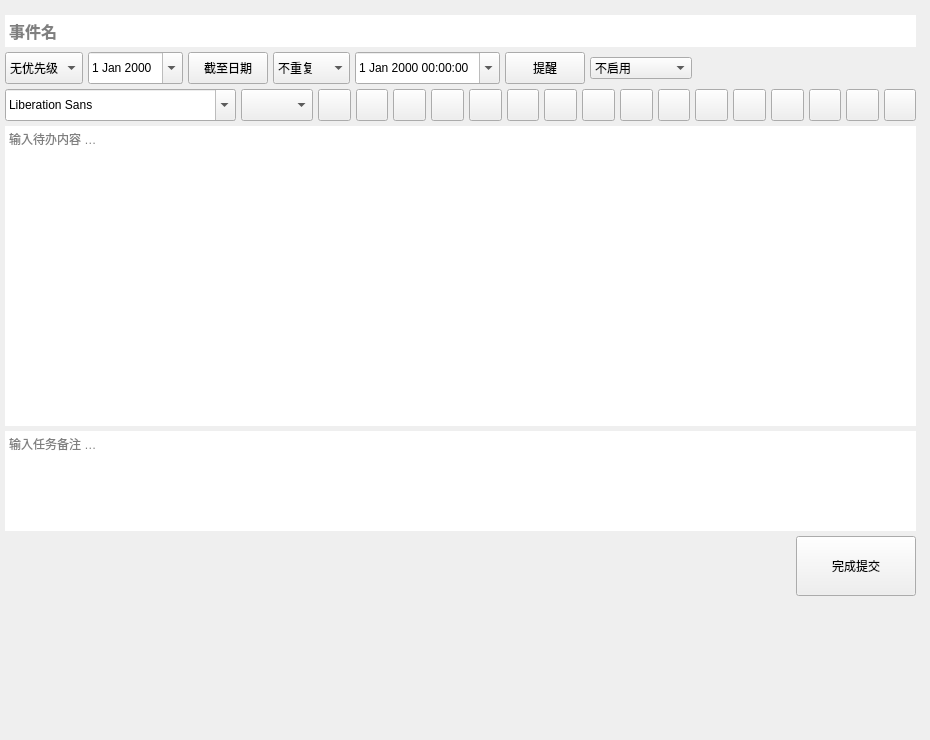
     <widget class="QWidget" name="panelListPage_1">
      <widget class="QWidget" name="panelSet" native="true">
       <property name="geometry">
        <rect>
         <x>0</x>
         <y>10</y>
         <width>921</width>
         <height>721</height>
        </rect>
       </property>
       <property name="sizePolicy">
        <sizepolicy hsizetype="Expanding" vsizetype="Expanding">
         <horstretch>3</horstretch>
         <verstretch>0</verstretch>
        </sizepolicy>
       </property>
       <layout class="QVBoxLayout" name="verticalLayout_10">
        <property name="spacing">
         <number>5</number>
        </property>
        <property name="leftMargin">
         <number>5</number>
        </property>
        <property name="topMargin">
         <number>5</number>
        </property>
        <property name="rightMargin">
         <number>5</number>
        </property>
        <property name="bottomMargin">
         <number>5</number>
        </property>
        <item>
         <widget class="QTextEdit" name="editTitle">
          <property name="minimumSize">
           <size>
            <width>0</width>
            <height>32</height>
           </size>
          </property>
          <property name="maximumSize">
           <size>
            <width>16777215</width>
            <height>32</height>
           </size>
          </property>
          <property name="font">
           <font>
            <family>Adobe Arabic</family>
            <pointsize>12</pointsize>
            <weight>75</weight>
            <bold>true</bold>
           </font>
          </property>
          <property name="statusTip">
           <string>事件名</string>
          </property>
          <property name="layoutDirection">
           <enum>Qt::LeftToRight</enum>
          </property>
          <property name="frameShape">
           <enum>QFrame::NoFrame</enum>
          </property>
          <property name="frameShadow">
           <enum>QFrame::Plain</enum>
          </property>
          <property name="lineWidth">
           <number>0</number>
          </property>
          <property name="verticalScrollBarPolicy">
           <enum>Qt::ScrollBarAlwaysOff</enum>
          </property>
          <property name="horizontalScrollBarPolicy">
           <enum>Qt::ScrollBarAlwaysOff</enum>
          </property>
          <property name="html">
           <string>&lt;!DOCTYPE HTML PUBLIC &quot;-//W3C//DTD HTML 4.0//EN&quot; &quot;http://www.w3.org/TR/REC-html40/strict.dtd&quot;&gt;
&lt;html&gt;&lt;head&gt;&lt;meta name=&quot;qrichtext&quot; content=&quot;1&quot; /&gt;&lt;style type=&quot;text/css&quot;&gt;
p, li { white-space: pre-wrap; }
&lt;/style&gt;&lt;/head&gt;&lt;body style=&quot; font-family:'Adobe Arabic'; font-size:12pt; font-weight:600; font-style:normal;&quot;&gt;
&lt;p style=&quot;-qt-paragraph-type:empty; margin-top:0px; margin-bottom:0px; margin-left:0px; margin-right:0px; -qt-block-indent:0; text-indent:0px; font-family:'SimSun'; font-size:9pt; font-weight:400;&quot;&gt;&lt;br /&gt;&lt;/p&gt;&lt;/body&gt;&lt;/html&gt;</string>
          </property>
          <property name="placeholderText">
           <string>事件名</string>
          </property>
         </widget>
        </item>
        <item>
         <layout class="QGridLayout" name="gridLayout_3">
          <item row="0" column="5">
           <widget class="QPushButton" name="btnSetRemind">
            <property name="minimumSize">
             <size>
              <width>0</width>
              <height>32</height>
             </size>
            </property>
            <property name="statusTip">
             <string>点击设置提醒时间</string>
            </property>
            <property name="text">
             <string>提醒</string>
            </property>
           </widget>
          </item>
          <item row="0" column="2">
           <widget class="QPushButton" name="btnSetDdl">
            <property name="minimumSize">
             <size>
              <width>0</width>
              <height>32</height>
             </size>
            </property>
            <property name="text">
             <string>截至日期</string>
            </property>
           </widget>
          </item>
          <item row="0" column="3">
           <widget class="QComboBox" name="boxRepeat">
            <property name="minimumSize">
             <size>
              <width>0</width>
              <height>32</height>
             </size>
            </property>
            <item>
             <property name="text">
              <string>不重复</string>
             </property>
            </item>
            <item>
             <property name="text">
              <string>每日重复</string>
             </property>
            </item>
            <item>
             <property name="text">
              <string>每周重复</string>
             </property>
            </item>
            <item>
             <property name="text">
              <string>每月重复</string>
             </property>
            </item>
            <item>
             <property name="text">
              <string>每年重复</string>
             </property>
            </item>
           </widget>
          </item>
          <item row="0" column="1">
           <widget class="QDateEdit" name="editDdl">
            <property name="minimumSize">
             <size>
              <width>0</width>
              <height>32</height>
             </size>
            </property>
            <property name="calendarPopup">
             <bool>true</bool>
            </property>
           </widget>
          </item>
          <item row="0" column="7">
           <spacer name="horizontalSpacer_7">
            <property name="orientation">
             <enum>Qt::Horizontal</enum>
            </property>
            <property name="sizeHint" stdset="0">
             <size>
              <width>40</width>
              <height>20</height>
             </size>
            </property>
           </spacer>
          </item>
          <item row="0" column="4">
           <widget class="QDateTimeEdit" name="editRemind">
            <property name="minimumSize">
             <size>
              <width>0</width>
              <height>32</height>
             </size>
            </property>
            <property name="calendarPopup">
             <bool>true</bool>
            </property>
           </widget>
          </item>
          <item row="0" column="0">
           <widget class="QComboBox" name="boxPriority">
            <property name="minimumSize">
             <size>
              <width>0</width>
              <height>32</height>
             </size>
            </property>
            <property name="statusTip">
             <string>选择优先等级</string>
            </property>
            <item>
             <property name="text">
              <string>无优先级</string>
             </property>
             <property name="icon">
              <iconset>
               <normaloff>:/image/image/attention_gray.png</normaloff>:/image/image/attention_gray.png</iconset>
             </property>
            </item>
            <item>
             <property name="text">
              <string>低</string>
             </property>
             <property name="icon">
              <iconset>
               <normaloff>:/image/image/attention_green.png</normaloff>:/image/image/attention_green.png</iconset>
             </property>
            </item>
            <item>
             <property name="text">
              <string>中</string>
             </property>
             <property name="icon">
              <iconset>
               <normaloff>:/image/image/attention_blue.png</normaloff>:/image/image/attention_blue.png</iconset>
             </property>
            </item>
            <item>
             <property name="text">
              <string>高</string>
             </property>
             <property name="icon">
              <iconset>
               <normaloff>:/image/image/attention_red.png</normaloff>:/image/image/attention_red.png</iconset>
             </property>
            </item>
           </widget>
          </item>
          <item row="0" column="6">
           <widget class="QComboBox" name="Crontab">
            <item>
             <property name="text">
              <string>不启用</string>
             </property>
            </item>
            <item>
             <property name="text">
              <string>执行关机任务</string>
             </property>
            </item>
            <item>
             <property name="text">
              <string>定时清理任务</string>
             </property>
            </item>
            <item>
             <property name="text">
              <string>定时应用任务</string>
             </property>
            </item>
            <item>
             <property name="text">
              <string>自定义任务</string>
             </property>
            </item>
           </widget>
          </item>
         </layout>
        </item>
        <item>
         <layout class="QHBoxLayout" name="horizontalLayout_5">
          <item>
           <widget class="QFontComboBox" name="fontComboBox">
            <property name="minimumSize">
             <size>
              <width>0</width>
              <height>32</height>
             </size>
            </property>
            <property name="maximumSize">
             <size>
              <width>16777215</width>
              <height>16777215</height>
             </size>
            </property>
           </widget>
          </item>
          <item>
           <widget class="QComboBox" name="comboBox">
            <property name="minimumSize">
             <size>
              <width>0</width>
              <height>32</height>
             </size>
            </property>
           </widget>
          </item>
          <item>
           <widget class="QPushButton" name="pushButton_editcopy">
            <property name="minimumSize">
             <size>
              <width>32</width>
              <height>32</height>
             </size>
            </property>
            <property name="maximumSize">
             <size>
              <width>80</width>
              <height>16777215</height>
             </size>
            </property>
            <property name="text">
             <string/>
            </property>
            <property name="icon">
             <iconset resource="image.qrc">
              <normaloff>:/image/copy.png</normaloff>:/image/copy.png</iconset>
            </property>
           </widget>
          </item>
          <item>
           <widget class="QPushButton" name="pushButton_editcut">
            <property name="minimumSize">
             <size>
              <width>32</width>
              <height>32</height>
             </size>
            </property>
            <property name="text">
             <string/>
            </property>
            <property name="icon">
             <iconset resource="image.qrc">
              <normaloff>:/image/cut.png</normaloff>:/image/cut.png</iconset>
            </property>
           </widget>
          </item>
          <item>
           <widget class="QPushButton" name="pushButton_editredo">
            <property name="minimumSize">
             <size>
              <width>32</width>
              <height>32</height>
             </size>
            </property>
            <property name="text">
             <string/>
            </property>
            <property name="icon">
             <iconset resource="image.qrc">
              <normaloff>:/image/cancel.png</normaloff>:/image/cancel.png</iconset>
            </property>
           </widget>
          </item>
          <item>
           <widget class="QPushButton" name="pushButton_editundo">
            <property name="minimumSize">
             <size>
              <width>32</width>
              <height>32</height>
             </size>
            </property>
            <property name="text">
             <string/>
            </property>
            <property name="icon">
             <iconset resource="image.qrc">
              <normaloff>:/image/reform.png</normaloff>:/image/reform.png</iconset>
            </property>
           </widget>
          </item>
          <item>
           <widget class="QPushButton" name="pushButton_textcenter">
            <property name="minimumSize">
             <size>
              <width>32</width>
              <height>32</height>
             </size>
            </property>
            <property name="text">
             <string/>
            </property>
            <property name="icon">
             <iconset resource="image.qrc">
              <normaloff>:/image/AlignCenter.png</normaloff>:/image/AlignCenter.png</iconset>
            </property>
           </widget>
          </item>
          <item>
           <widget class="QPushButton" name="pushButton_textjustify">
            <property name="minimumSize">
             <size>
              <width>32</width>
              <height>32</height>
             </size>
            </property>
            <property name="text">
             <string/>
            </property>
            <property name="icon">
             <iconset resource="image.qrc">
              <normaloff>:/image/Justify.png</normaloff>:/image/Justify.png</iconset>
            </property>
           </widget>
          </item>
          <item>
           <widget class="QPushButton" name="pushButton_textleft">
            <property name="minimumSize">
             <size>
              <width>32</width>
              <height>32</height>
             </size>
            </property>
            <property name="text">
             <string/>
            </property>
            <property name="icon">
             <iconset resource="image.qrc">
              <normaloff>:/image/AlignLeft.png</normaloff>:/image/AlignLeft.png</iconset>
            </property>
           </widget>
          </item>
          <item>
           <widget class="QPushButton" name="pushButton_textright">
            <property name="minimumSize">
             <size>
              <width>32</width>
              <height>32</height>
             </size>
            </property>
            <property name="text">
             <string/>
            </property>
            <property name="icon">
             <iconset resource="image.qrc">
              <normaloff>:/image/AlignRight.png</normaloff>:/image/AlignRight.png</iconset>
            </property>
           </widget>
          </item>
          <item>
           <widget class="QPushButton" name="pushButton_textbold">
            <property name="minimumSize">
             <size>
              <width>32</width>
              <height>32</height>
             </size>
            </property>
            <property name="text">
             <string/>
            </property>
            <property name="icon">
             <iconset resource="image.qrc">
              <normaloff>:/image/bold.png</normaloff>:/image/bold.png</iconset>
            </property>
           </widget>
          </item>
          <item>
           <widget class="QPushButton" name="pushButton_textitalic">
            <property name="minimumSize">
             <size>
              <width>32</width>
              <height>32</height>
             </size>
            </property>
            <property name="text">
             <string/>
            </property>
            <property name="icon">
             <iconset resource="image.qrc">
              <normaloff>:/image/italic.png</normaloff>:/image/italic.png</iconset>
            </property>
           </widget>
          </item>
          <item>
           <widget class="QPushButton" name="pushButton_textunder">
            <property name="minimumSize">
             <size>
              <width>32</width>
              <height>32</height>
             </size>
            </property>
            <property name="text">
             <string/>
            </property>
            <property name="icon">
             <iconset resource="image.qrc">
              <normaloff>:/image/Underline.png</normaloff>:/image/Underline.png</iconset>
            </property>
           </widget>
          </item>
          <item>
           <widget class="QPushButton" name="pushButton_background_color">
            <property name="minimumSize">
             <size>
              <width>32</width>
              <height>32</height>
             </size>
            </property>
            <property name="text">
             <string/>
            </property>
            <property name="icon">
             <iconset resource="image.qrc">
              <normaloff>:/image/textcolor.png</normaloff>:/image/textcolor.png</iconset>
            </property>
           </widget>
          </item>
          <item>
           <widget class="QPushButton" name="pushButton_color">
            <property name="minimumSize">
             <size>
              <width>32</width>
              <height>32</height>
             </size>
            </property>
            <property name="text">
             <string/>
            </property>
            <property name="icon">
             <iconset resource="image.qrc">
              <normaloff>:/image/backgroundcolor.png</normaloff>:/image/backgroundcolor.png</iconset>
            </property>
           </widget>
          </item>
          <item>
           <widget class="QPushButton" name="update_img">
            <property name="minimumSize">
             <size>
              <width>32</width>
              <height>32</height>
             </size>
            </property>
            <property name="text">
             <string/>
            </property>
            <property name="icon">
             <iconset resource="image.qrc">
              <normaloff>:/image/img.png</normaloff>:/image/img.png</iconset>
            </property>
           </widget>
          </item>
          <item>
           <widget class="QPushButton" name="Clear_btn">
            <property name="minimumSize">
             <size>
              <width>32</width>
              <height>32</height>
             </size>
            </property>
            <property name="text">
             <string/>
            </property>
            <property name="icon">
             <iconset resource="image.qrc">
              <normaloff>:/image/clear.png</normaloff>:/image/clear.png</iconset>
            </property>
           </widget>
          </item>
          <item>
           <widget class="QPushButton" name="pushButton_paste">
            <property name="minimumSize">
             <size>
              <width>32</width>
              <height>32</height>
             </size>
            </property>
            <property name="maximumSize">
             <size>
              <width>32</width>
              <height>32</height>
             </size>
            </property>
            <property name="text">
             <string/>
            </property>
            <property name="icon">
             <iconset resource="image.qrc">
              <normaloff>:/image/paste.png</normaloff>:/image/paste.png</iconset>
            </property>
           </widget>
          </item>
         </layout>
        </item>
        <item>
         <layout class="QVBoxLayout" name="verticalLayout"/>
        </item>
        <item>
         <layout class="QHBoxLayout" name="horizontalLayout_16">
          <item>
           <widget class="QTextBrowser" name="editMsg">
            <property name="sizePolicy">
             <sizepolicy hsizetype="Minimum" vsizetype="Preferred">
              <horstretch>0</horstretch>
              <verstretch>0</verstretch>
             </sizepolicy>
            </property>
            <property name="minimumSize">
             <size>
              <width>0</width>
              <height>300</height>
             </size>
            </property>
            <property name="maximumSize">
             <size>
              <width>16777215</width>
              <height>16777215</height>
             </size>
            </property>
            <property name="cursor" stdset="0">
             <cursorShape>IBeamCursor</cursorShape>
            </property>
            <property name="statusTip">
             <string/>
            </property>
            <property name="frameShape">
             <enum>QFrame::Panel</enum>
            </property>
            <property name="frameShadow">
             <enum>QFrame::Plain</enum>
            </property>
            <property name="lineWidth">
             <number>0</number>
            </property>
            <property name="readOnly">
             <bool>false</bool>
            </property>
            <property name="placeholderText">
             <string>输入待办内容 …</string>
            </property>
           </widget>
          </item>
         </layout>
        </item>
        <item>
         <layout class="QHBoxLayout" name="horizontalLayout_17">
          <item>
           <widget class="QTextEdit" name="editDetail">
            <property name="sizePolicy">
             <sizepolicy hsizetype="Minimum" vsizetype="Preferred">
              <horstretch>0</horstretch>
              <verstretch>0</verstretch>
             </sizepolicy>
            </property>
            <property name="maximumSize">
             <size>
              <width>16777215</width>
              <height>100</height>
             </size>
            </property>
            <property name="statusTip">
             <string/>
            </property>
            <property name="frameShape">
             <enum>QFrame::Panel</enum>
            </property>
            <property name="frameShadow">
             <enum>QFrame::Plain</enum>
            </property>
            <property name="lineWidth">
             <number>0</number>
            </property>
            <property name="placeholderText">
             <string>输入任务备注 …</string>
            </property>
           </widget>
          </item>
         </layout>
        </item>
        <item>
         <layout class="QHBoxLayout" name="horizontalLayout_15">
          <item>
           <spacer name="horizontalSpacer_15">
            <property name="orientation">
             <enum>Qt::Horizontal</enum>
            </property>
            <property name="sizeHint" stdset="0">
             <size>
              <width>40</width>
              <height>20</height>
             </size>
            </property>
           </spacer>
          </item>
          <item>
           <widget class="QPushButton" name="btnDetail">
            <property name="minimumSize">
             <size>
              <width>120</width>
              <height>60</height>
             </size>
            </property>
            <property name="statusTip">
             <string/>
            </property>
            <property name="text">
             <string>完成提交</string>
            </property>
           </widget>
          </item>
         </layout>
        </item>
        <item>
         <spacer name="verticalSpacer">
          <property name="orientation">
           <enum>Qt::Vertical</enum>
          </property>
          <property name="sizeHint" stdset="0">
           <size>
            <width>20</width>
            <height>40</height>
           </size>
          </property>
         </spacer>
        </item>
       </layout>
      </widget>
     </widget>
